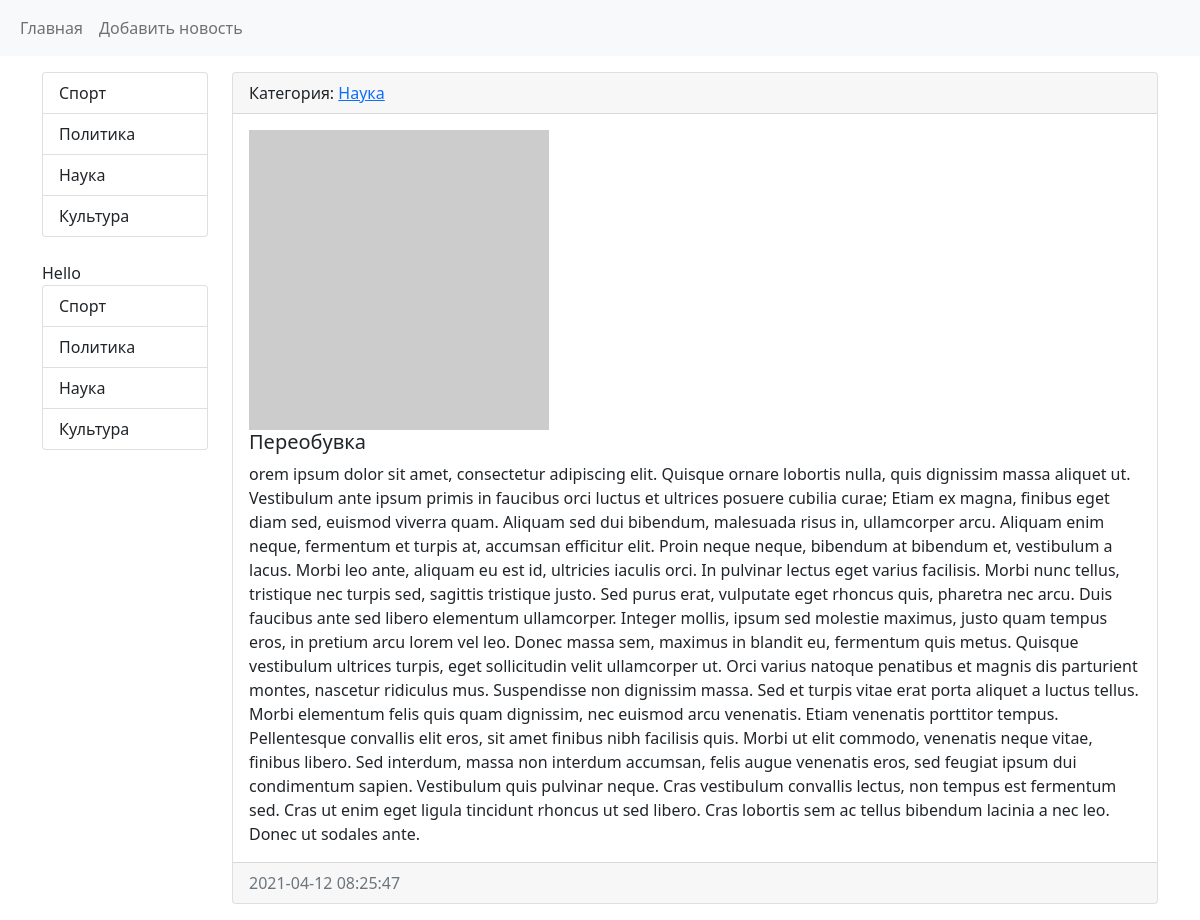
The app's page /news/13/ with its own data.
### news/models.py (models this page shows, shortened)
class Category(models.Model):
    title = models.CharField(max_length=150, db_index=True, verbose_name='Категории')
    def get_absolute_url(self):
        return reverse_lazy('category', kwargs={"category_id": self.pk})
    def __str__(self):
        return self.title
    class Meta:
        verbose_name = 'Категория'
        verbose_name_plural = 'Категории'
        ordering = ['-title']

class News(models.Model):
    title = models.CharField(max_length=150, verbose_name='Наименовае')
    content = models.TextField(blank=True, verbose_name='Контент')
    created_at = models.DateTimeField(auto_now_add=True, verbose_name='Дата публикации')
    updated_at = models.DateTimeField(auto_now=True, verbose_name='Дата обновления')
    photo = models.ImageField(upload_to='photos/%Y/%m/%d/', verbose_name='Фото', blank=True)
    is_published = models.BooleanField(default=True, verbose_name='Видимость')
    category = models.ForeignKey('Category', on_delete=models.PROTECT, null=True, verbose_name='Категория')
    class Meta:
        verbose_name = 'Новость'
        verbose_name_plural = 'Новости'
        ordering = ['-created_at']

### news/views.py (the view)
# urls.py: path('news/<int:pk>/', ViewNews.as_view(), name='view_news'),
class ViewNews(DetailView):
    model = News
    context_object_name = 'news_item'

### news/templatetags/news_tags.py (called while the page is built)
@register.simple_tag(name='get_list_categories')
def get_categories():
    return Category.objects.all()

@register.inclusion_tag('news/list_categories.html')
def show_categories(arg1='Hello'):
    categories = Category.objects.all()
    return {"categories": categories, "arg1": arg1}

### news/templates/news/news_detail.html (shortened to what this page needs)
{% extends 'base.html' %}
{% block sidebar %}
    {% include 'inc/_sidebar.html' %}
{% endblock %}
{% block content %}
        <div class="card mb-3">
          <div class="card-header">
            Категория: <a href="{{ news_item.category.get_absolute_url }}">{{ news_item.category }}</a>
          </div>
              <div class="card-body">
                    {% if news_item.photo %}
                        <img src="{{ news_item.photo.url }}" alt="" width="300" class="float-left mr-3">
                    {% else %}
                        <img src="https://picsum.photos/seed/picsum/300/300" alt="" class="float-left mr-3">
                    {% endif %}
                            <h5 class="card-title">{{ news_item.title }}</h5>
                            <p class="card-text">{{ news_item.content }}</p>
              </div>
          <div class="card-footer text-muted">
              {{ news_item.created_at|date:"Y-m-d H:i:s" }}
          </div>
        </div>
{% endblock %}

### templates/inc/_sidebar.html
{% load news_tags %}
<div class="list-group">
    {% get_list_categories as categories %}
    {% for item in categories %}
        <a href="{% url 'category' item.pk %}" class="list-group-item list-group-item-action">{{ item.title }}</a>
    {% endfor %}
</div>
<br>
{% show_categories %}

### news/templates/news/list_categories.html
<div class="list-group">
    {{ arg1 }}
    {% for item in categories %}
        <a href="{{ item.get_absolute_url }}" class="list-group-item list-group-item-action">{{ item.title }}</a>
    {% endfor %}
</div>

### records on screen
Category: title "Спорт"
Category: title "Политика"
Category: title "Наука"
Category: title "Культура"
News: category "Наука", title "Переобувка", content "orem ipsum dolor sit amet, consectetur adipiscing elit. Quisque ornare lobortis nulla, quis dignissim massa aliquet ut. Vestibulum ante ipsum primis in faucibus orci luctus et ultrices posuere cubilia curae; Etiam ex magna, finibus eget diam sed, euismod viverra quam. Aliquam sed dui bibendum, malesuada risus in, ullamcorper arcu. Aliquam enim neque, fermentum et turpis at, accumsan efficitur elit. Proin neque neque, bibendum at bibendum et, vestibulum a lacus. Morbi leo ante, aliquam eu est id, ultricies iaculis orci. In pulvinar lectus eget varius facilisis. Morbi nunc tellus, tristique nec turpis sed, sagittis tristique justo. Sed purus erat, vulputate eget rhoncus quis, pharetra nec…", created_at "2021-04-12 08:25:47"

### other values on screen
{{ arg1 }} "Hello"
